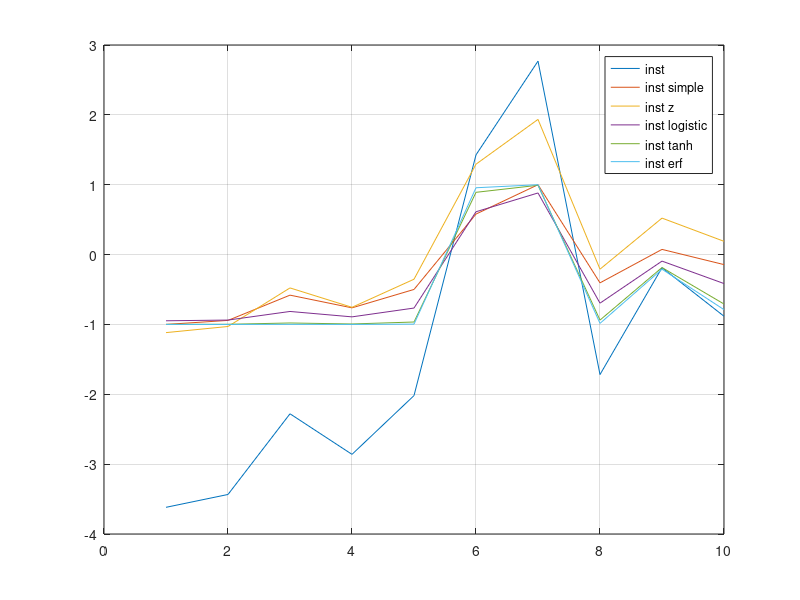

Source code (MATLAB):
inst = -5 +(5+5)*rand(1, 10)
x=1:length(inst)
inst_simple = -1+2*(inst-min(inst))./(max(inst)-min(inst))
inst_z = (inst-mean(inst))./std(inst)
inst_logistic = -1+2./(1+exp(-1*inst))
inst_tanh = tanh(inst)
inst_erf = erf(inst)

plot(  x,inst,  x,inst_simple, x,inst_z, x,inst_logistic, x,inst_tanh, x,inst_erf)
grid on
legend('inst', 'inst simple',  'inst z', 'inst logistic', 'inst tanh', 'inst erf')